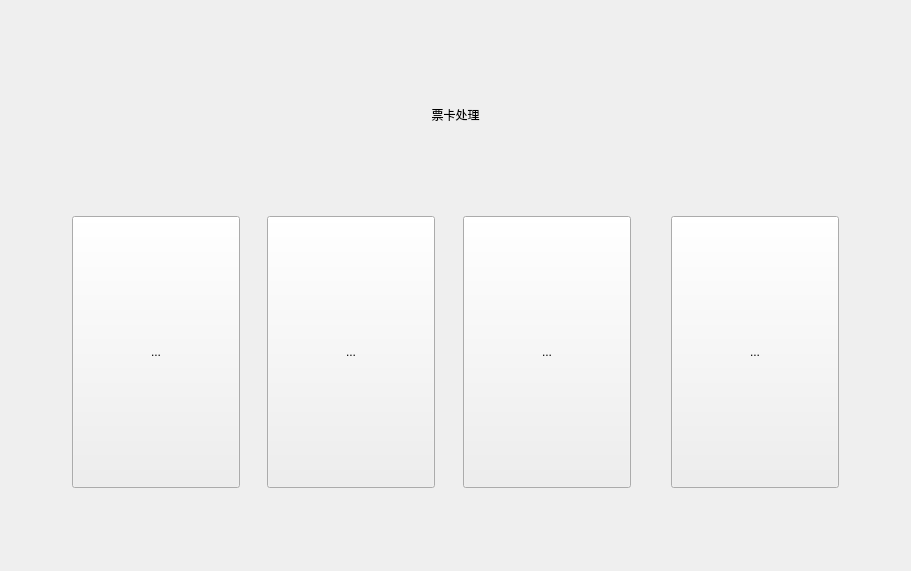
<?xml version="1.0" encoding="UTF-8"?>
<ui version="4.0">
 <class>TicketMainWidget</class>
 <widget class="QWidget" name="TicketMainWidget">
  <property name="geometry">
   <rect>
    <x>0</x>
    <y>0</y>
    <width>911</width>
    <height>571</height>
   </rect>
  </property>
  <property name="windowTitle">
   <string>Form</string>
  </property>
  <layout class="QHBoxLayout" name="horizontalLayout_3">
   <property name="spacing">
    <number>0</number>
   </property>
   <property name="leftMargin">
    <number>0</number>
   </property>
   <property name="topMargin">
    <number>0</number>
   </property>
   <property name="rightMargin">
    <number>0</number>
   </property>
   <property name="bottomMargin">
    <number>0</number>
   </property>
   <item>
    <widget class="QWidget" name="mainBg" native="true">
     <property name="autoFillBackground">
      <bool>true</bool>
     </property>
     <layout class="QVBoxLayout" name="verticalLayout" stretch="130,96,108,420,128">
      <property name="spacing">
       <number>0</number>
      </property>
      <property name="leftMargin">
       <number>0</number>
      </property>
      <property name="topMargin">
       <number>0</number>
      </property>
      <property name="rightMargin">
       <number>0</number>
      </property>
      <property name="bottomMargin">
       <number>0</number>
      </property>
      <item>
       <spacer name="verticalSpacer">
        <property name="orientation">
         <enum>Qt::Vertical</enum>
        </property>
        <property name="sizeHint" stdset="0">
         <size>
          <width>20</width>
          <height>81</height>
         </size>
        </property>
       </spacer>
      </item>
      <item>
       <widget class="QLabel" name="bigNameLabel">
        <property name="text">
         <string>票卡处理</string>
        </property>
        <property name="alignment">
         <set>Qt::AlignCenter</set>
        </property>
       </widget>
      </item>
      <item>
       <spacer name="verticalSpacer_2">
        <property name="orientation">
         <enum>Qt::Vertical</enum>
        </property>
        <property name="sizeHint" stdset="0">
         <size>
          <width>20</width>
          <height>67</height>
         </size>
        </property>
       </spacer>
      </item>
      <item>
       <layout class="QHBoxLayout" name="horizontalLayout_2" stretch="85,910,85">
        <property name="spacing">
         <number>0</number>
        </property>
        <item>
         <spacer name="horizontalSpacer">
          <property name="orientation">
           <enum>Qt::Horizontal</enum>
          </property>
          <property name="sizeHint" stdset="0">
           <size>
            <width>40</width>
            <height>20</height>
           </size>
          </property>
         </spacer>
        </item>
        <item>
         <layout class="QHBoxLayout" name="horizontalLayout" stretch="31,5,31,5,31,5,31">
          <property name="spacing">
           <number>0</number>
          </property>
          <item>
           <widget class="QToolButton" name="purchaseBtn">
            <property name="sizePolicy">
             <sizepolicy hsizetype="Preferred" vsizetype="Expanding">
              <horstretch>0</horstretch>
              <verstretch>0</verstretch>
             </sizepolicy>
            </property>
            <property name="text">
             <string>...</string>
            </property>
           </widget>
          </item>
          <item>
           <spacer name="horizontalSpacer_3">
            <property name="orientation">
             <enum>Qt::Horizontal</enum>
            </property>
            <property name="sizeHint" stdset="0">
             <size>
              <width>40</width>
              <height>20</height>
             </size>
            </property>
           </spacer>
          </item>
          <item>
           <widget class="QToolButton" name="refundBtn">
            <property name="sizePolicy">
             <sizepolicy hsizetype="Preferred" vsizetype="Expanding">
              <horstretch>0</horstretch>
              <verstretch>0</verstretch>
             </sizepolicy>
            </property>
            <property name="text">
             <string>...</string>
            </property>
           </widget>
          </item>
          <item>
           <spacer name="horizontalSpacer_4">
            <property name="orientation">
             <enum>Qt::Horizontal</enum>
            </property>
            <property name="sizeHint" stdset="0">
             <size>
              <width>40</width>
              <height>20</height>
             </size>
            </property>
           </spacer>
          </item>
          <item>
           <widget class="QToolButton" name="queryBtn">
            <property name="sizePolicy">
             <sizepolicy hsizetype="Preferred" vsizetype="Expanding">
              <horstretch>0</horstretch>
              <verstretch>0</verstretch>
             </sizepolicy>
            </property>
            <property name="text">
             <string>...</string>
            </property>
           </widget>
          </item>
          <item>
           <spacer name="horizontalSpacer_5">
            <property name="orientation">
             <enum>Qt::Horizontal</enum>
            </property>
            <property name="sizeType">
             <enum>QSizePolicy::Fixed</enum>
            </property>
            <property name="sizeHint" stdset="0">
             <size>
              <width>40</width>
              <height>20</height>
             </size>
            </property>
           </spacer>
          </item>
          <item>
           <widget class="QToolButton" name="reregisterBtn">
            <property name="sizePolicy">
             <sizepolicy hsizetype="Preferred" vsizetype="Expanding">
              <horstretch>0</horstretch>
              <verstretch>0</verstretch>
             </sizepolicy>
            </property>
            <property name="text">
             <string>...</string>
            </property>
           </widget>
          </item>
         </layout>
        </item>
        <item>
         <spacer name="horizontalSpacer_2">
          <property name="orientation">
           <enum>Qt::Horizontal</enum>
          </property>
          <property name="sizeHint" stdset="0">
           <size>
            <width>40</width>
            <height>20</height>
           </size>
          </property>
         </spacer>
        </item>
       </layout>
      </item>
      <item>
       <spacer name="verticalSpacer_3">
        <property name="orientation">
         <enum>Qt::Vertical</enum>
        </property>
        <property name="sizeHint" stdset="0">
         <size>
          <width>20</width>
          <height>79</height>
         </size>
        </property>
       </spacer>
      </item>
     </layout>
    </widget>
   </item>
  </layout>
 </widget>
 <resources/>
 <connections/>
</ui>
